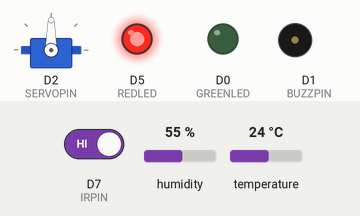
This sketch was run on a simulated ESP8266 (NodeMCU). Parts: servo, output pins drawn as LEDs (lit = HIGH), buzzer (waves = sounding). Inputs (shaded band) come from the test bench; at power-on: humidity 55 %, D7 (IRPIN) HIGH, temperature 24 °C. WiFi joins after 1.5 s; servers stay silent unless stated; what the sketch prints to the serial monitor is not drawn.

Above: at 2.8 s.
2.9 s: humidity set to 58 %
7.2 s: humidity set to 62 %
At 10.4 s:
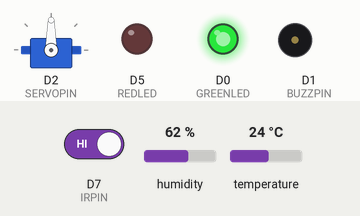
11.5 s: D7 (IRPIN) driven LOW
At 12.3 s:
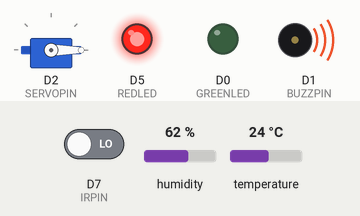
13.5 s: D7 (IRPIN) driven HIGH
At 14.6 s:
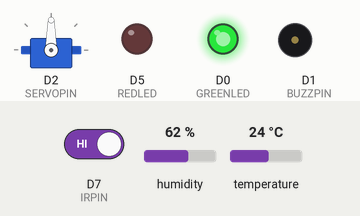
15.5 s: humidity set to 22 %
At 18.9 s:
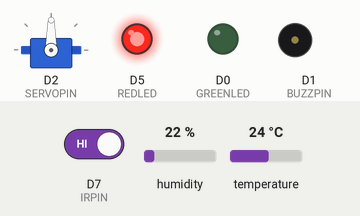
Timing chart, 0 to 20.4 s (numbered marks = the images above; inputs shaded):
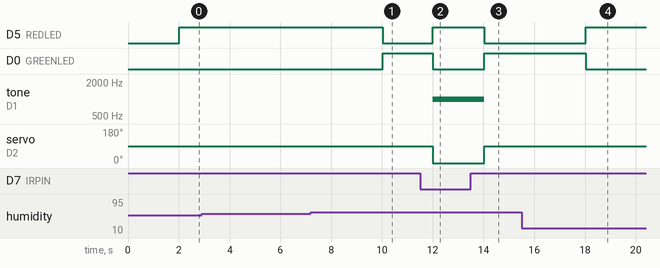

The sketch:

AVsentry.ino
```cpp
/*
  AVsentry — AI-Based Smart Room Safety & Environmental Monitoring System
  ------------------------------------------------------------------------
  TinyML / Edge AI project. A decision tree (trained offline in Python,
  see /training) is compiled to C via micromlgen and embedded directly in
  model.h. All inference runs on-device on the NodeMCU ESP8266 — no cloud,
  no external ML runtime.

  WiFi is used ONLY for an optional local dashboard (served by the
  NodeMCU itself, viewable at http://avsentry.local on the same network).
  The core sensor -> predict -> actuate loop runs independently of WiFi
  and continues to work even if the network is unavailable.

  Hardware:
    DHT11   -> D4   (temperature / humidity)
    IR      -> D7   (0 = detected, 1 = clear)
    Buzzer  -> D1   (passive, uses tone()/noTone())
    Green LED -> D0
    Red LED   -> D5
    Servo   -> D2   (signal), powered from 3.3V rail (not Vin)
*/

#include <ESP8266WiFi.h>
#include <ESP8266WebServer.h>
#include <ESP8266mDNS.h>
#include <DHT.h>
#include <Servo.h>
#include "model.h"

#define DHTPIN D4
#define DHTTYPE DHT11
#define IRPIN D7
#define BUZZPIN D1
#define GREENLED D0
#define REDLED D5
#define SERVOPIN D2

// ---- WiFi (dashboard only — core system works even if this fails) ----
const char* ssid = "YOUR_WIFI_NAME";
const char* password = "YOUR_WIFI_PASSWORD";

DHT dht(DHTPIN, DHTTYPE);
Servo myServo;
Eloquent::ML::Port::DecisionTree clf;
ESP8266WebServer server(80);

bool wifiConnected = false;

const char* classNames[] = {
  "discomfort_hot",
  "discomfort_humid",
  "intrusion",
  "normal",
  "occupied_uncomfortable"
};

// Latest readings, shared with the web dashboard
float g_temp = 0, g_hum = 0;
int g_ir = 1;
String g_label = "normal";
unsigned long lastSensorRead = 0;
const unsigned long SENSOR_INTERVAL = 2000;

// ---- Dashboard HTML page (served once, updates itself via JS polling) ----
const char PAGE_HTML[] PROGMEM = R"====(
<!DOCTYPE html><html><head><meta charset="UTF-8">
<meta name="viewport" content="width=device-width, initial-scale=1">
<title>AVsentry Dashboard</title>
<style>
  body{margin:0;background:#0b1220;color:#e7edf7;font-family:Segoe UI,Arial,sans-serif;padding:24px}
  h1{color:#2dd4bf;margin:0 0 4px;font-size:26px}
  .sub{color:#93a3bf;margin-bottom:24px;font-size:13px}
  .grid{display:grid;grid-template-columns:repeat(auto-fit,minmax(150px,1fr));gap:14px;max-width:700px}
  .card{background:#141e33;border:1px solid #233047;border-radius:14px;padding:16px;text-align:center}
  .card .val{font-size:28px;font-weight:700;color:#38bdf8}
  .card .lbl{color:#93a3bf;font-size:12px;margin-top:4px}
  .status{margin-top:20px;padding:18px;border-radius:14px;text-align:center;font-size:20px;font-weight:700;max-width:700px}
  .n{background:rgba(45,212,191,.15);color:#2dd4bf}
  .w{background:rgba(249,115,22,.15);color:#f97316}
  .d{background:rgba(244,63,94,.15);color:#f43f5e}
  .updated{color:#93a3bf;font-size:11px;margin-top:10px}
</style></head>
<body>
  <h1>AVsentry</h1>
  <div class="sub">Live sensor dashboard &middot; local network</div>
  <div class="grid">
    <div class="card"><div class="val" id="t">--</div><div class="lbl">Temp (&deg;C)</div></div>
    <div class="card"><div class="val" id="h">--</div><div class="lbl">Humidity (%)</div></div>
    <div class="card"><div class="val" id="i">--</div><div class="lbl">IR State</div></div>
  </div>
  <div class="status" id="status">--</div>
  <div class="updated" id="upd"></div>
<script>
async function poll(){
  try{
    const r = await fetch('/data');
    const d = await r.json();
    document.getElementById('t').textContent = d.temp.toFixed(1);
    document.getElementById('h').textContent = d.hum.toFixed(1);
    document.getElementById('i').textContent = d.ir==0 ? 'Detected' : 'Clear';
    const s = document.getElementById('status');
    s.textContent = d.label.replace(/_/g,' ').toUpperCase();
    s.className = 'status ' + (d.label==='normal' ? 'n' : d.label==='intrusion' ? 'd' : 'w');
    document.getElementById('upd').textContent = 'Updated ' + new Date().toLocaleTimeString();
  }catch(e){ document.getElementById('status').textContent = 'Connection lost...'; }
}
poll();
setInterval(poll, 1500);
</script>
</body></html>
)====";

void handleRoot() {
  server.send_P(200, "text/html", PAGE_HTML);
}

void handleData() {
  String json = "{";
  json += "\"temp\":" + String(g_temp, 1) + ",";
  json += "\"hum\":" + String(g_hum, 1) + ",";
  json += "\"ir\":" + String(g_ir) + ",";
  json += "\"label\":\"" + g_label + "\"";
  json += "}";
  server.send(200, "application/json", json);
}

void setup() {
  Serial.begin(115200);
  dht.begin();
  myServo.attach(SERVOPIN);
  pinMode(IRPIN, INPUT);
  pinMode(BUZZPIN, OUTPUT);
  pinMode(GREENLED, OUTPUT);
  pinMode(REDLED, OUTPUT);
  myServo.write(90);

  // Try WiFi briefly — but never block the core safety system on it
  WiFi.begin(ssid, password);
  Serial.print("Connecting to WiFi for dashboard");
  int attempts = 0;
  while (WiFi.status() != WL_CONNECTED && attempts < 20) {
    delay(400);
    Serial.print(".");
    attempts++;
  }

  if (WiFi.status() == WL_CONNECTED) {
    wifiConnected = true;
    Serial.println("\nDashboard online at: http://" + WiFi.localIP().toString());
    if (MDNS.begin("avsentry")) {
      Serial.println("Also reachable at: http://avsentry.local");
    }
    server.on("/", handleRoot);
    server.on("/data", handleData);
    server.begin();
  } else {
    wifiConnected = false;
    Serial.println("\nWiFi unavailable — running standalone (dashboard disabled).");
  }
}

void loop() {
  if (wifiConnected) {
    server.handleClient();
    MDNS.update();
  }

  unsigned long now = millis();
  if (now - lastSensorRead >= SENSOR_INTERVAL) {
    lastSensorRead = now;

    float temp = dht.readTemperature();
    float hum = dht.readHumidity();
    int ir = digitalRead(IRPIN);

    if (isnan(temp) || isnan(hum)) return;

    float features[] = {temp, hum, (float)ir};
    int predictedIndex = clf.predict(features);
    String predictedLabel = classNames[predictedIndex];

    g_temp = temp; g_hum = hum; g_ir = ir; g_label = predictedLabel;

    Serial.print("temp="); Serial.print(temp);
    Serial.print(" hum="); Serial.print(hum);
    Serial.print(" ir="); Serial.print(ir);
    Serial.print(" -> "); Serial.println(predictedLabel);

    if (predictedLabel == "intrusion") {
      digitalWrite(GREENLED, LOW); digitalWrite(REDLED, HIGH);
      tone(BUZZPIN, 1000); myServo.write(0);
    } else if (predictedLabel == "discomfort_hot" || predictedLabel == "discomfort_humid" || predictedLabel == "occupied_uncomfortable") {
      digitalWrite(GREENLED, LOW); digitalWrite(REDLED, HIGH);
      noTone(BUZZPIN); myServo.write(90);
    } else {
      digitalWrite(GREENLED, HIGH); digitalWrite(REDLED, LOW);
      noTone(BUZZPIN); myServo.write(90);
    }
  }
}
```

model.h
```cpp
#pragma once
#include <cstdarg>
namespace Eloquent {
    namespace ML {
        namespace Port {
            class DecisionTree {
                public:
                    /**
                    * Predict class for features vector
                    */
                    int predict(float *x) {
                        if (x[1] <= 59.5) {
                            if (x[2] <= 0.5) {
                                return 4;
                            }

                            else {
                                return 0;
                            }
                        }

                        else {
                            if (x[1] <= 72.5) {
                                if (x[2] <= 0.5) {
                                    return 2;
                                }

                                else {
                                    return 3;
                                }
                            }

                            else {
                                return 1;
                            }
                        }
                    }

                    /**
                    * Predict readable class name
                    */
                    const char* predictLabel(float *x) {
                        return idxToLabel(predict(x));
                    }

                    /**
                    * Convert class idx to readable name
                    */
                    const char* idxToLabel(uint8_t classIdx) {
                        switch (classIdx) {
                            case 0:
                            return "discomfort_hot";
                            case 1:
                            return "discomfort_humid";
                            case 2:
                            return "intrusion";
                            case 3:
                            return "normal";
                            case 4:
                            return "occupied_uncomfortable";
                            default:
                            return "Houston we have a problem";
                        }
                    }

                protected:
                };
            }
        }
    }
```

Measured:
- the behaviour switches between 59 and 60 % on humidity (found by bisection; images 0 and 1)
- after the input at 2.9 s, every drawn part: stays the same
- after the input at 7.2 s, D5 (REDLED): HIGH → LOW after 2.8 s; D0 (GREENLED): LOW → HIGH after 2.8 s
- after the input at 11.5 s, D5 (REDLED): LOW → HIGH after 0.50 s; D0 (GREENLED): HIGH → LOW after 0.50 s; tone on D1 (BUZZPIN): silent → 1000 Hz after 0.50 s; servo on D2 (SERVOPIN): 90° → 0° after 0.50 s
- after the input at 13.5 s, D5 (REDLED): HIGH → LOW after 0.52 s; D0 (GREENLED): LOW → HIGH after 0.52 s; tone on D1 (BUZZPIN): 1000 Hz → silent after 0.52 s; servo on D2 (SERVOPIN): 0° → 90° after 0.52 s
- after the input at 15.5 s, D5 (REDLED): LOW → HIGH after 2.5 s; D0 (GREENLED): HIGH → LOW after 2.5 s
